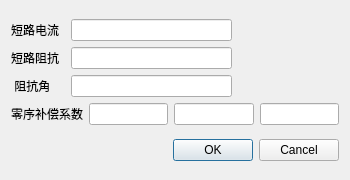
<?xml version="1.0" encoding="UTF-8"?>
<ui version="4.0">
 <class>ValueCalc_1201</class>
 <widget class="QDialog" name="ValueCalc_1201">
  <property name="geometry">
   <rect>
    <x>0</x>
    <y>0</y>
    <width>350</width>
    <height>180</height>
   </rect>
  </property>
  <property name="windowTitle">
   <string>Dialog</string>
  </property>
  <layout class="QVBoxLayout" name="verticalLayout_2">
   <item>
    <layout class="QVBoxLayout" name="verticalLayout">
     <item>
      <layout class="QHBoxLayout" name="horizontalLayout_4" stretch="1,3,2">
       <item>
        <widget class="QLabel" name="label">
         <property name="text">
          <string>短路电流</string>
         </property>
        </widget>
       </item>
       <item>
        <widget class="QLineEdit" name="lineEdit_dianliu"/>
       </item>
       <item>
        <spacer name="horizontalSpacer">
         <property name="orientation">
          <enum>Qt::Horizontal</enum>
         </property>
         <property name="sizeHint" stdset="0">
          <size>
           <width>40</width>
           <height>20</height>
          </size>
         </property>
        </spacer>
       </item>
      </layout>
     </item>
     <item>
      <layout class="QHBoxLayout" name="horizontalLayout_3" stretch="1,3,2">
       <item>
        <widget class="QLabel" name="label_2">
         <property name="text">
          <string>短路阻抗</string>
         </property>
        </widget>
       </item>
       <item>
        <widget class="QLineEdit" name="lineEdit_zukang"/>
       </item>
       <item>
        <spacer name="horizontalSpacer_2">
         <property name="orientation">
          <enum>Qt::Horizontal</enum>
         </property>
         <property name="sizeHint" stdset="0">
          <size>
           <width>40</width>
           <height>20</height>
          </size>
         </property>
        </spacer>
       </item>
      </layout>
     </item>
     <item>
      <layout class="QHBoxLayout" name="horizontalLayout_2" stretch="1,3,2">
       <item>
        <widget class="QLabel" name="label_3">
         <property name="text">
          <string> 阻抗角 </string>
         </property>
        </widget>
       </item>
       <item>
        <widget class="QLineEdit" name="lineEdit_zukangjiao"/>
       </item>
       <item>
        <spacer name="horizontalSpacer_3">
         <property name="orientation">
          <enum>Qt::Horizontal</enum>
         </property>
         <property name="sizeHint" stdset="0">
          <size>
           <width>40</width>
           <height>20</height>
          </size>
         </property>
        </spacer>
       </item>
      </layout>
     </item>
     <item>
      <layout class="QHBoxLayout" name="horizontalLayout">
       <item>
        <widget class="QLabel" name="label_4">
         <property name="text">
          <string>零序补偿系数</string>
         </property>
        </widget>
       </item>
       <item>
        <widget class="QLineEdit" name="lineEdit_k1"/>
       </item>
       <item>
        <widget class="QLineEdit" name="lineEdit_k2"/>
       </item>
       <item>
        <widget class="QLineEdit" name="lineEdit_k3"/>
       </item>
      </layout>
     </item>
    </layout>
   </item>
   <item>
    <widget class="QDialogButtonBox" name="buttonBox">
     <property name="orientation">
      <enum>Qt::Horizontal</enum>
     </property>
     <property name="standardButtons">
      <set>QDialogButtonBox::Cancel|QDialogButtonBox::Ok</set>
     </property>
    </widget>
   </item>
  </layout>
 </widget>
 <resources/>
 <connections>
  <connection>
   <sender>buttonBox</sender>
   <signal>accepted()</signal>
   <receiver>ValueCalc_1201</receiver>
   <slot>accept()</slot>
   <hints>
    <hint type="sourcelabel">
     <x>248</x>
     <y>254</y>
    </hint>
    <hint type="destinationlabel">
     <x>157</x>
     <y>274</y>
    </hint>
   </hints>
  </connection>
  <connection>
   <sender>buttonBox</sender>
   <signal>rejected()</signal>
   <receiver>ValueCalc_1201</receiver>
   <slot>reject()</slot>
   <hints>
    <hint type="sourcelabel">
     <x>316</x>
     <y>260</y>
    </hint>
    <hint type="destinationlabel">
     <x>286</x>
     <y>274</y>
    </hint>
   </hints>
  </connection>
 </connections>
</ui>
